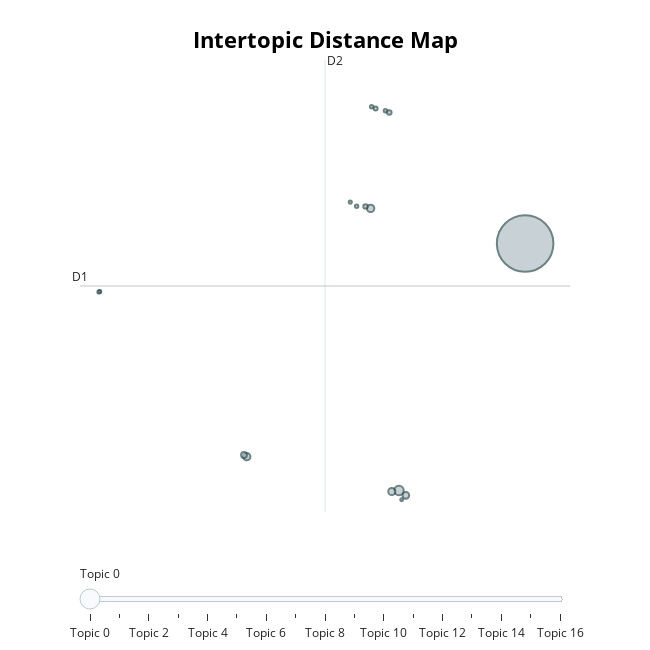

The notebook cell saved with this chart:
### Code cell
model.visualize_topics()

### Figure 1 — Plotly figure (JSON) as saved in the notebook; plotly's stock layout.template omitted (floating-point values rounded to 4 significant figures)
{"data": [{"customdata": [[0, "say | new | president | trump | state", 4709], [1, "film | youtube | movie | surreal | episode", 133], [2, "researchers | species | bear | scientists | image", 79], [3, "fashion | show | magazine | style | hair", 77], [4, "book | novel | prize | author | atwood", 76], [5, "singer | music | band | album | pop", 66], [6, "disney | halloween | park | epcot | disneyland", 50], [7, "loan | college | student | credit | buy", 30], [8, "scientists | object | earth | astronomers | hole", 29], [9, "income | census | li | bureau | americans", 23], [10, "moon | lander | space | land | spacex", 17], [11, "plastic | water | waste | bottle | nestle", 17], [12, "youtube | video | creators | videos | creator", 17], [13, "ufc | fight | ruiz | joshua | year", 16], [14, "saikawa | nissan | hiroto | executive | chief", 14], [15, "wwe | raw | episode | champion | night", 13], [16, "jackpot | powerball | lottery | million | win", 12]], "hovertemplate": "<b>Topic %{customdata[0]}</b><br>Words: %{customdata[1]}<br>Size: %{customdata[2]}", "legendgroup": "", "marker": {"color": "#B0BEC5", "line": {"color": "DarkSlateGrey", "width": 2}, "size": [4709, 133, 79, 77, 76, 66, 50, 30, 29, 23, 17, 17, 17, 16, 14, 13, 12], "sizemode": "area", "sizeref": 2.943, "symbol": "circle"}, "mode": "markers", "name": "", "orientation": "v", "showlegend": false, "type": "scatter", "x": [15.82, 9.147, 7.65, 1.1, 8.771, 9.513, 0.953, 8.637, 7.38, 7.915, 6.912, 7.702, 8.431, -6.714, 6.575, -6.669, 9.291], "xaxis": "x", "y": [15.3, -6.334, 18.38, -3.37, -6.424, -6.763, -3.223, 26.79, 18.56, 27.14, 18.58, 27.29, 26.95, 11.06, 18.94, 11.11, -7.148], "yaxis": "y"}], "layout": {"annotations": [{"showarrow": false, "text": "D1", "x": -7.721, "y": 11.58, "yshift": 10}, {"showarrow": false, "text": "D2", "x": 5.237, "xshift": 10, "y": 31.39}], "height": 650, "hoverlabel": {"bgcolor": "white", "font": {"family": "Rockwell", "size": 16}}, "legend": {"itemsizing": "constant", "tracegroupgap": 0}, "margin": {"t": 60}, "shapes": [{"line": {"color": "#CFD8DC", "width": 2}, "type": "line", "x0": 5.237, "x1": 5.237, "y0": -8.22, "y1": 31.39}, {"line": {"color": "#9E9E9E", "width": 2}, "type": "line", "x0": -7.721, "x1": 18.19, "y0": 11.58, "y1": 11.58}], "sliders": [{"active": 0, "pad": {"t": 50}, "steps": [{"args": [{"marker.color": [["red", "#B0BEC5", "#B0BEC5", "#B0BEC5", "#B0BEC5", "#B0BEC5", "#B0BEC5", "#B0BEC5", "#B0BEC5", "#B0BEC5", "#B0BEC5", "#B0BEC5", "#B0BEC5", "#B0BEC5", "#B0BEC5", "#B0BEC5", "#B0BEC5"]]}], "label": "Topic 0", "method": "update"}, {"args": [{"marker.color": [["#B0BEC5", "red", "#B0BEC5", "#B0BEC5", "#B0BEC5", "#B0BEC5", "#B0BEC5", "#B0BEC5", "#B0BEC5", "#B0BEC5", "#B0BEC5", "#B0BEC5", "#B0BEC5", "#B0BEC5", "#B0BEC5", "#B0BEC5", "#B0BEC5"]]}], "label": "Topic 1", "method": "update"}, {"args": [{"marker.color": [["#B0BEC5", "#B0BEC5", "red", "#B0BEC5", "#B0BEC5", "#B0BEC5", "#B0BEC5", "#B0BEC5", "#B0BEC5", "#B0BEC5", "#B0BEC5", "#B0BEC5", "#B0BEC5", "#B0BEC5", "#B0BEC5", "#B0BEC5", "#B0BEC5"]]}], "label": "Topic 2", "method": "update"}, {"args": [{"marker.color": [["#B0BEC5", "#B0BEC5", "#B0BEC5", "red", "#B0BEC5", "#B0BEC5", "#B0BEC5", "#B0BEC5", "#B0BEC5", "#B0BEC5", "#B0BEC5", "#B0BEC5", "#B0BEC5", "#B0BEC5", "#B0BEC5", "#B0BEC5", "#B0BEC5"]]}], "label": "Topic 3", "method": "update"}, {"args": [{"marker.color": [["#B0BEC5", "#B0BEC5", "#B0BEC5", "#B0BEC5", "red", "#B0BEC5", "#B0BEC5", "#B0BEC5", "#B0BEC5", "#B0BEC5", "#B0BEC5", "#B0BEC5", "#B0BEC5", "#B0BEC5", "#B0BEC5", "#B0BEC5", "#B0BEC5"]]}], "label": "Topic 4", "method": "update"}, {"args": [{"marker.color": [["#B0BEC5", "#B0BEC5", "#B0BEC5", "#B0BEC5", "#B0BEC5", "red", "#B0BEC5", "#B0BEC5", "#B0BEC5", "#B0BEC5", "#B0BEC5", "#B0BEC5", "#B0BEC5", "#B0BEC5", "#B0BEC5", "#B0BEC5", "#B0BEC5"]]}], "label": "Topic 5", "method": "update"}, {"args": [{"marker.color": [["#B0BEC5", "#B0BEC5", "#B0BEC5", "#B0BEC5", "#B0BEC5", "#B0BEC5", "red", "#B0BEC5", "#B0BEC5", "#B0BEC5", "#B0BEC5", "#B0BEC5", "#B0BEC5", "#B0BEC5", "#B0BEC5", "#B0BEC5", "#B0BEC5"]]}], "label": "Topic 6", "method": "update"}, {"args": [{"marker.color": [["#B0BEC5", "#B0BEC5", "#B0BEC5", "#B0BEC5", "#B0BEC5", "#B0BEC5", "#B0BEC5", "red", "#B0BEC5", "#B0BEC5", "#B0BEC5", "#B0BEC5", "#B0BEC5", "#B0BEC5", "#B0BEC5", "#B0BEC5", "#B0BEC5"]]}], "label": "Topic 7", "method": "update"}, {"args": [{"marker.color": [["#B0BEC5", "#B0BEC5", "#B0BEC5", "#B0BEC5", "#B0BEC5", "#B0BEC5", "#B0BEC5", "#B0BEC5", "red", "#B0BEC5", "#B0BEC5", "#B0BEC5", "#B0BEC5", "#B0BEC5", "#B0BEC5", "#B0BEC5", "#B0BEC5"]]}], "label": "Topic 8", "method": "update"}, {"args": [{"marker.color": [["#B0BEC5", "#B0BEC5", "#B0BEC5", "#B0BEC5", "#B0BEC5", "#B0BEC5", "#B0BEC5", "#B0BEC5", "#B0BEC5", "red", "#B0BEC5", "#B0BEC5", "#B0BEC5", "#B0BEC5", "#B0BEC5", "#B0BEC5", "#B0BEC5"]]}], "label": "Topic 9", "method": "update"}, {"args": [{"marker.color": [["#B0BEC5", "#B0BEC5", "#B0BEC5", "#B0BEC5", "#B0BEC5", "#B0BEC5", "#B0BEC5", "#B0BEC5", "#B0BEC5", "#B0BEC5", "red", "#B0BEC5", "#B0BEC5", "#B0BEC5", "#B0BEC5", "#B0BEC5", "#B0BEC5"]]}], "label": "Topic 10", "method": "update"}, {"args": [{"marker.color": [["#B0BEC5", "#B0BEC5", "#B0BEC5", "#B0BEC5", "#B0BEC5", "#B0BEC5", "#B0BEC5", "#B0BEC5", "#B0BEC5", "#B0BEC5", "#B0BEC5", "red", "#B0BEC5", "#B0BEC5", "#B0BEC5", "#B0BEC5", "#B0BEC5"]]}], "label": "Topic 11", "method": "update"}, {"args": [{"marker.color": [["#B0BEC5", "#B0BEC5", "#B0BEC5", "#B0BEC5", "#B0BEC5", "#B0BEC5", "#B0BEC5", "#B0BEC5", "#B0BEC5", "#B0BEC5", "#B0BEC5", "#B0BEC5", "red", "#B0BEC5", "#B0BEC5", "#B0BEC5", "#B0BEC5"]]}], "label": "Topic 12", "method": "update"}, {"args": [{"marker.color": [["#B0BEC5", "#B0BEC5", "#B0BEC5", "#B0BEC5", "#B0BEC5", "#B0BEC5", "#B0BEC5", "#B0BEC5", "#B0BEC5", "#B0BEC5", "#B0BEC5", "#B0BEC5", "#B0BEC5", "red", "#B0BEC5", "#B0BEC5", "#B0BEC5"]]}], "label": "Topic 13", "method": "update"}, {"args": [{"marker.color": [["#B0BEC5", "#B0BEC5", "#B0BEC5", "#B0BEC5", "#B0BEC5", "#B0BEC5", "#B0BEC5", "#B0BEC5", "#B0BEC5", "#B0BEC5", "#B0BEC5", "#B0BEC5", "#B0BEC5", "#B0BEC5", "red", "#B0BEC5", "#B0BEC5"]]}], "label": "Topic 14", "method": "update"}, {"args": [{"marker.color": [["#B0BEC5", "#B0BEC5", "#B0BEC5", "#B0BEC5", "#B0BEC5", "#B0BEC5", "#B0BEC5", "#B0BEC5", "#B0BEC5", "#B0BEC5", "#B0BEC5", "#B0BEC5", "#B0BEC5", "#B0BEC5", "#B0BEC5", "red", "#B0BEC5"]]}], "label": "Topic 15", "method": "update"}, {"args": [{"marker.color": [["#B0BEC5", "#B0BEC5", "#B0BEC5", "#B0BEC5", "#B0BEC5", "#B0BEC5", "#B0BEC5", "#B0BEC5", "#B0BEC5", "#B0BEC5", "#B0BEC5", "#B0BEC5", "#B0BEC5", "#B0BEC5", "#B0BEC5", "#B0BEC5", "red"]]}], "label": "Topic 16", "method": "update"}]}], "title": {"font": {"color": "Black", "size": 22}, "text": "<b>Intertopic Distance Map", "x": 0.5, "xanchor": "center", "y": 0.95, "yanchor": "top"}, "width": 650, "xaxis": {"anchor": "y", "domain": [0, 1], "range": [-7.721, 18.19], "title": {"text": ""}, "visible": false}, "yaxis": {"anchor": "x", "domain": [0, 1], "range": [-8.22, 31.39], "title": {"text": ""}, "visible": false}}}
